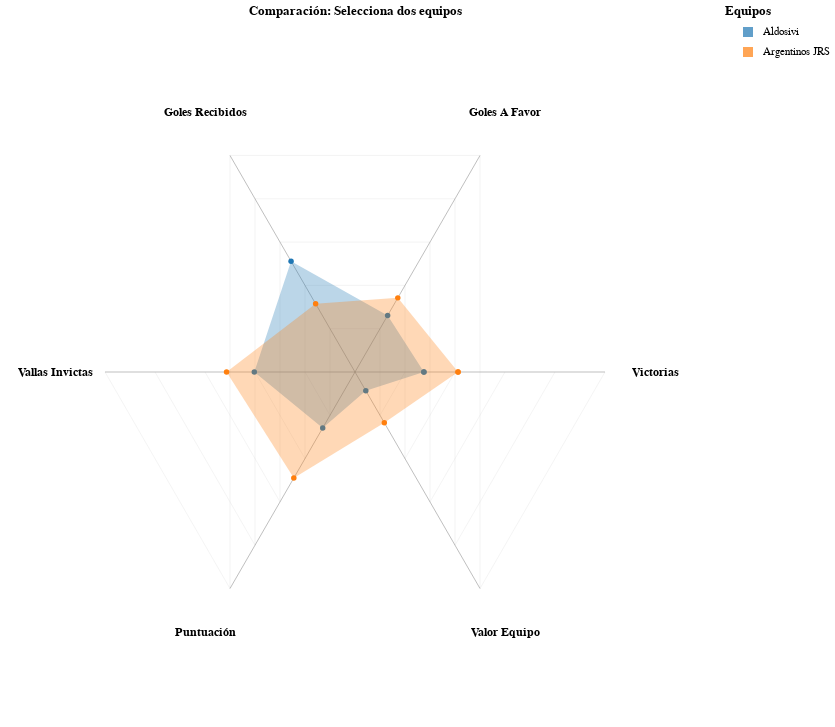

Write notebook code for a chart like this one.
### Markdown cell above
# Visualizacion 2-Comparación de métricas entre dos equipos

### Code cell
# Datos como local
local_metrics = df.groupby('Equipo_local').agg({
    'local_team_value': 'mean',
    'Victorias_local_en_casa_tasa_normalizada': 'mean',
    'Promedio_Goles_marcados_local_en_casa_normalizado': 'mean',
    'Promedio_Goles_recibidos_local_en_casa_normalizado': 'mean',
    'Valla_invicta_local_tasa_normalizada': 'mean',
    'Promedio_Puntuacion_total_local_normalizado': 'mean'
}).reset_index()

local_metrics.columns = [
    'Equipo', 'Valor', 'Victorias', 'Goles_Marcados',
    'Goles_Recibidos', 'Valla_Invicta', 'Puntuacion'
]

# Datos como visitante
visit_metrics = df.groupby('Equipo_visitante').agg({
    'visitante_team_value': 'mean',
    'Victorias_visitante_fuera_tasa_normalizada': 'mean',
    'Promedio_Goles_marcados_visitante_fuera_normalizado': 'mean',
    'Promedio_Goles_recibidos_visitante_fuera_normalizado': 'mean',
    'Valla_invicta_visitante_tasa_normalizada': 'mean',
    'Promedio_Puntuacion_total_visitante_normalizado': 'mean'
}).reset_index()

visit_metrics.columns = [
    'Equipo', 'Valor', 'Victorias', 'Goles_Marcados',
    'Goles_Recibidos', 'Valla_Invicta', 'Puntuacion'
]

# Combinar y promediar ambas condiciones
all_metrics = pd.concat([local_metrics, visit_metrics])
radar_data = all_metrics.groupby('Equipo').agg({
    'Valor': 'mean',
    'Victorias': 'mean',
    'Goles_Marcados': 'mean',
    'Goles_Recibidos': 'mean',
    'Valla_Invicta': 'mean',
    'Puntuacion': 'mean'
}).reset_index()

# Normalizar el valor del equipo a escala 0-1
radar_data['Valor_Norm'] = (radar_data['Valor'] - radar_data['Valor'].min()) / (
    radar_data['Valor'].max() - radar_data['Valor'].min()
)

radar_data = radar_data.dropna()

# Lista de equipos
equipos_disponibles = sorted(radar_data['Equipo'].unique().tolist())

# Preparar métricas (ahora todas normalizadas entre 0 y 1)
metrics = ['Victorias', 'Goles_Marcados', 'Goles_Recibidos', 'Valla_Invicta', 'Puntuacion', 'Valor_Norm']
metric_labels = ['Victorias', 'Goles A Favor', 'Goles Recibidos', 'Vallas Invictas', 'Puntuación', 'Valor Equipo']

# Crear datos en formato largo
radar_long = []
for _, row in radar_data.iterrows():
    for metric, label in zip(metrics, metric_labels):
        radar_long.append({
            'Equipo': row['Equipo'],
            'Metrica': label,
            'Valor': row[metric]
        })

radar_df = pd.DataFrame(radar_long)

# Calcular coordenadas polares
metric_order = {label: i for i, label in enumerate(metric_labels)}
radar_df['orden'] = radar_df['Metrica'].map(metric_order)
radar_df['angulo'] = (radar_df['orden'] / len(metric_labels)) * 2 * np.pi
radar_df['x'] = radar_df['Valor'] * np.cos(radar_df['angulo'])
radar_df['y'] = radar_df['Valor'] * np.sin(radar_df['angulo'])

# Cerrar el polígono para cada equipo
radar_df_closed = []
for equipo in radar_df['Equipo'].unique():
    equipo_data = radar_df[radar_df['Equipo'] == equipo].copy()
    first_point = equipo_data.iloc[0:1].copy()
    radar_df_closed.append(pd.concat([equipo_data, first_point]))

radar_df_closed = pd.concat(radar_df_closed, ignore_index=True)

# Crear datos auxiliares
axis_data = []
for label in metric_labels:
    orden = metric_order[label]
    angulo = (orden / len(metric_labels)) * 2 * np.pi
    axis_data.append({
        'Metrica': label,
        'x': 0, 'y': 0,
        'x2': np.cos(angulo),
        'y2': np.sin(angulo)
    })
axis_df = pd.DataFrame(axis_data)

label_data = []
for label in metric_labels:
    orden = metric_order[label]
    angulo = (orden / len(metric_labels)) * 2 * np.pi
    label_data.append({
        'Metrica': label,
        'x': 1.2 * np.cos(angulo),
        'y': 1.2 * np.sin(angulo)
    })
label_df = pd.DataFrame(label_data)

circle_data = []
for r in [0.2, 0.4, 0.6, 0.8, 1.0]:
    for i in range(len(metric_labels) + 1):
        angulo = (i / len(metric_labels)) * 2 * np.pi
        circle_data.append({
            'radio': r,
            'x': r * np.cos(angulo),
            'y': r * np.sin(angulo)
        })
circle_df = pd.DataFrame(circle_data)

# Crear selecciones de equipos
equipo1_select = alt.selection_point(
    name='equipo1',
    fields=['Equipo'],
    bind=alt.binding_select(
        options=[None] + equipos_disponibles,
        labels=['Seleccionar...'] + equipos_disponibles,
        name='Equipo 1: '
    ),
    value=[{'Equipo': equipos_disponibles[0]}]
)

equipo2_select = alt.selection_point(
    name='equipo2',
    fields=['Equipo'],
    bind=alt.binding_select(
        options=[None] + equipos_disponibles,
        labels=['Seleccionar...'] + equipos_disponibles,
        name='Equipo 2: '
    ),
    value=[{'Equipo': equipos_disponibles[1] if len(equipos_disponibles) > 1 else equipos_disponibles[0]}]
)

# Círculos de referencia
circles = alt.Chart(circle_df).mark_line(
    strokeWidth=0.5, stroke='lightgray', opacity=0.5
).encode(
    x=alt.X('x:Q', scale=alt.Scale(domain=[-1.4, 1.4]), axis=None),
    y=alt.Y('y:Q', scale=alt.Scale(domain=[-1.4, 1.4]), axis=None),
    detail='radio:Q'
)

# Ejes
axes = alt.Chart(axis_df).mark_rule(
    strokeWidth=1, stroke='gray', opacity=0.5
).encode(x='x:Q', y='y:Q', x2='x2:Q', y2='y2:Q')

# Labels
labels = alt.Chart(label_df).mark_text(
    fontSize=12, fontWeight='bold'
).encode(x='x:Q', y='y:Q', text='Metrica:N')

# Polígono Equipo 1
radar1 = alt.Chart(radar_df_closed).mark_line(
    point=True, strokeWidth=3, filled=True, opacity=0.3
).encode(
    x='x:Q', y='y:Q',
    order='orden:Q',
    color=alt.value('#1f77b4'), # Color for team 1
    tooltip=[
        alt.Tooltip('Equipo:N'),
        alt.Tooltip('Metrica:N'),
        alt.Tooltip('Valor:Q', format='.3f', title='Valor (0-1)')
    ]
).add_params(
    equipo1_select
).transform_filter(
    equipo1_select
)

# Polígono Equipo 2
radar2 = alt.Chart(radar_df_closed).mark_line(
    point=True, strokeWidth=3, filled=True, opacity=0.3
).encode(
    x='x:Q', y='y:Q',
    order='orden:Q',
    color=alt.value('#ff7f0e'), # Color for team 2
    tooltip=[
        alt.Tooltip('Equipo:N'),
        alt.Tooltip('Metrica:N'),
        alt.Tooltip('Valor:Q', format='.3f', title='Valor (0-1)')
    ]
).add_params(
    equipo2_select
).transform_filter(
    equipo2_select
)

# Create dynamic legend using text and square marks
legend_data = pd.DataFrame({
    'label': ['Equipo 1', 'Equipo 2'],
    'y_pos': [0, 1],
    'color': ['#1f77b4', '#ff7f0e']
})

legend_squares = alt.Chart(legend_data).mark_square(size=100).encode(
    y=alt.Y('y_pos:O', axis=None),
    color=alt.Color('color:N', scale=None),
    tooltip=alt.Tooltip('label:N')
)

legend_text = alt.Chart(legend_data).mark_text(align='left', baseline='middle', dx=15).encode(
    y=alt.Y('y_pos:O', axis=None),
    text=alt.Text('label:N'),
    color=alt.value('black') # Set text color to black
).transform_calculate(
    label="datum.label == 'Equipo 1' ? equipo1.Equipo : equipo2.Equipo" # Use calculated field for text based on selection
)


# Combine legend squares and text
legend = (legend_squares + legend_text).properties(title='Equipos')


# Combinar todo
radar_chart = (circles + axes + labels + radar1 + radar2).properties(
    width=700,
    height=700,
    title={
        'text': 'Comparación: Selecciona dos equipos',
    }
)

# Combine the radar chart with the legend
final_chart = alt.hconcat(radar_chart, legend).configure_view(strokeWidth=0)

final_chart

### Figure 1 — Vega specification as saved in the notebook (floating-point values rounded to 4 significant figures; data arrays with more than 128 entries replaced by an {"elided": "..."} marker saying what was removed)
{"$schema": "https://vega.github.io/schema/vega/v5.json", "data": [{"name": "_server_source_3", "values": {"elided": "273 records"}}, {"name": "_server_source_4", "values": {"elided": "273 records"}}, {"name": "_server_data_2", "values": [{"color": "#1f77b4", "label": "Equipo 1", "y_pos": 0}, {"color": "#ff7f0e", "label": "Equipo 2", "y_pos": 1}]}, {"name": "equipo1_store", "values": [{"unit": "view_71", "fields": [{"type": "E", "field": "Equipo"}], "values": ["Aldosivi"]}]}, {"name": "equipo2_store", "values": [{"unit": "view_72", "fields": [{"type": "E", "field": "Equipo"}], "values": ["Argentinos JRS"]}]}, {"name": "source_0", "values": [{"radio": 0.2, "x": 0.2, "y": 0.0}, {"radio": 0.2, "x": 0.1, "y": 0.1732}, {"radio": 0.2, "x": -0.1, "y": 0.1732}, {"radio": 0.2, "x": -0.2, "y": 2.449e-17}, {"radio": 0.2, "x": -0.1, "y": -0.1732}, {"radio": 0.2, "x": 0.1, "y": -0.1732}, {"radio": 0.2, "x": 0.2, "y": -4.899e-17}, {"radio": 0.4, "x": 0.4, "y": 0.0}, {"radio": 0.4, "x": 0.2, "y": 0.3464}, {"radio": 0.4, "x": -0.2, "y": 0.3464}, {"radio": 0.4, "x": -0.4, "y": 4.899e-17}, {"radio": 0.4, "x": -0.2, "y": -0.3464}, {"radio": 0.4, "x": 0.2, "y": -0.3464}, {"radio": 0.4, "x": 0.4, "y": -9.797e-17}, {"radio": 0.6, "x": 0.6, "y": 0.0}, {"radio": 0.6, "x": 0.3, "y": 0.5196}, {"radio": 0.6, "x": -0.3, "y": 0.5196}, {"radio": 0.6, "x": -0.6, "y": 7.348e-17}, {"radio": 0.6, "x": -0.3, "y": -0.5196}, {"radio": 0.6, "x": 0.3, "y": -0.5196}, {"radio": 0.6, "x": 0.6, "y": -1.47e-16}, {"radio": 0.8, "x": 0.8, "y": 0.0}, {"radio": 0.8, "x": 0.4, "y": 0.6928}, {"radio": 0.8, "x": -0.4, "y": 0.6928}, {"radio": 0.8, "x": -0.8, "y": 9.797e-17}, {"radio": 0.8, "x": -0.4, "y": -0.6928}, {"radio": 0.8, "x": 0.4, "y": -0.6928}, {"radio": 0.8, "x": 0.8, "y": -1.959e-16}, {"radio": 1.0, "x": 1.0, "y": 0.0}, {"radio": 1.0, "x": 0.5, "y": 0.866}, {"radio": 1.0, "x": -0.5, "y": 0.866}, {"radio": 1.0, "x": -1.0, "y": 1.225e-16}, {"radio": 1.0, "x": -0.5, "y": -0.866}, {"radio": 1.0, "x": 0.5, "y": -0.866}, {"radio": 1.0, "x": 1.0, "y": -2.449e-16}]}, {"name": "source_5", "values": [{"color": "#1f77b4", "label": "Equipo 1", "y_pos": 0}, {"color": "#ff7f0e", "label": "Equipo 2", "y_pos": 1}]}, {"name": "source_1", "values": [{"x": 0, "x2": 1.0, "y": 0, "y2": 0.0}, {"x": 0, "x2": 0.5, "y": 0, "y2": 0.866}, {"x": 0, "x2": -0.5, "y": 0, "y2": 0.866}, {"x": 0, "x2": -1.0, "y": 0, "y2": 1.225e-16}, {"x": 0, "x2": -0.5, "y": 0, "y2": -0.866}, {"x": 0, "x2": 0.5, "y": 0, "y2": -0.866}]}, {"name": "source_2", "values": [{"Metrica": "Victorias", "x": 1.2, "y": 0.0}, {"Metrica": "Goles A Favor", "x": 0.6, "y": 1.039}, {"Metrica": "Goles Recibidos", "x": -0.6, "y": 1.039}, {"Metrica": "Vallas Invictas", "x": -1.2, "y": 1.47e-16}, {"Metrica": "Puntuación", "x": -0.6, "y": -1.039}, {"Metrica": "Valor Equipo", "x": 0.6, "y": -1.039}]}, {"name": "source_3", "source": "_server_source_3", "transform": [{"type": "filter", "expr": "!length(data(\"equipo1_store\")) || vlSelectionTest(\"equipo1_store\", datum)"}, {"type": "project", "fields": ["Equipo", "Metrica", "Valor", "orden", "x", "y"]}]}, {"name": "data_0", "source": "source_3", "transform": [{"type": "filter", "expr": "isValid(datum[\"x\"]) && isFinite(+datum[\"x\"]) && isValid(datum[\"y\"]) && isFinite(+datum[\"y\"])"}, {"type": "project", "fields": ["Equipo", "Metrica", "Valor", "orden", "x", "y"]}]}, {"name": "source_4", "source": "_server_source_4", "transform": [{"type": "filter", "expr": "!length(data(\"equipo2_store\")) || vlSelectionTest(\"equipo2_store\", datum)"}, {"type": "project", "fields": ["Equipo", "Metrica", "Valor", "orden", "x", "y"]}]}, {"name": "data_1", "source": "source_4", "transform": [{"type": "filter", "expr": "isValid(datum[\"x\"]) && isFinite(+datum[\"x\"]) && isValid(datum[\"y\"]) && isFinite(+datum[\"y\"])"}, {"type": "project", "fields": ["Equipo", "Metrica", "Valor", "orden", "x", "y"]}]}, {"name": "data_2", "source": "_server_data_2", "transform": [{"type": "formula", "expr": "datum.label == 'Equipo 1' ? equipo1.Equipo : equipo2.Equipo", "as": "label"}, {"type": "project", "fields": ["label", "y_pos"]}]}, {"name": "source_5_concat_1_y_domain_y_pos_0", "values": [{"y_pos": 0}, {"y_pos": 1}]}, {"name": "data_2_concat_1_y_domain_y_pos_1", "source": "data_2", "transform": [{"type": "aggregate", "groupby": ["y_pos"], "fields": [], "ops": [], "as": []}, {"type": "formula", "expr": "datum['y_pos']", "as": "sort_field"}, {"type": "project", "fields": ["y_pos"]}]}], "signals": [{"name": "concat_0_width", "value": 700}, {"name": "concat_0_height", "value": 700}, {"name": "concat_1_width", "value": 20}, {"name": "concat_1_y_step", "value": 20}, {"name": "concat_1_height", "update": "bandspace(domain('concat_1_y').length, 1, 0.5) * concat_1_y_step"}, {"name": "equipo2_Equipo", "init": "\"Argentinos JRS\"", "bind": {"input": "select", "options": [null, "Aldosivi", "Argentinos JRS", "Arsenal Sarandi", "Atletico DE Rafaela", "Atletico Tucuman", "Banfield", "Barracas Central", "Belgrano Cordoba", "Boca Juniors", "Central Cordoba de Santiago", "Colon Santa Fe", "Crucero Del Norte", "Defensa Y Justicia", "Deportivo Riestra", "Estudiantes L.P.", "Gimnasia L.P.", "Godoy Cruz", "Huracan", "Independ. Rivadavia", "Independiente", "Instituto Cordoba", "Lanus", "Newells Old Boys", "Nueva Chicago", "Olimpo Bahia Blanca", "Patronato", "Platense", "Quilmes", "Racing Club", "River Plate", "Rosario Central", "San Lorenzo", "San Martin S.J.", "Sarmiento Junin", "Talleres Cordoba", "Temperley", "Tigre", "Union Santa Fe", "Velez Sarsfield"], "labels": ["Seleccionar...", "Aldosivi", "Argentinos JRS", "Arsenal Sarandi", "Atletico DE Rafaela", "Atletico Tucuman", "Banfield", "Barracas Central", "Belgrano Cordoba", "Boca Juniors", "Central Cordoba de Santiago", "Colon Santa Fe", "Crucero Del Norte", "Defensa Y Justicia", "Deportivo Riestra", "Estudiantes L.P.", "Gimnasia L.P.", "Godoy Cruz", "Huracan", "Independ. Rivadavia", "Independiente", "Instituto Cordoba", "Lanus", "Newells Old Boys", "Nueva Chicago", "Olimpo Bahia Blanca", "Patronato", "Platense", "Quilmes", "Racing Club", "River Plate", "Rosario Central", "San Lorenzo", "San Martin S.J.", "Sarmiento Junin", "Talleres Cordoba", "Temperley", "Tigre", "Union Santa Fe", "Velez Sarsfield"], "name": "Equipo 2: "}}, {"name": "unit", "value": {}, "on": [{"events": "pointermove", "update": "isTuple(group()) ? group() : unit"}]}, {"name": "equipo1_Equipo", "init": "\"Aldosivi\"", "bind": {"input": "select", "options": [null, "Aldosivi", "Argentinos JRS", "Arsenal Sarandi", "Atletico DE Rafaela", "Atletico Tucuman", "Banfield", "Barracas Central", "Belgrano Cordoba", "Boca Juniors", "Central Cordoba de Santiago", "Colon Santa Fe", "Crucero Del Norte", "Defensa Y Justicia", "Deportivo Riestra", "Estudiantes L.P.", "Gimnasia L.P.", "Godoy Cruz", "Huracan", "Independ. Rivadavia", "Independiente", "Instituto Cordoba", "Lanus", "Newells Old Boys", "Nueva Chicago", "Olimpo Bahia Blanca", "Patronato", "Platense", "Quilmes", "Racing Club", "River Plate", "Rosario Central", "San Lorenzo", "San Martin S.J.", "Sarmiento Junin", "Talleres Cordoba", "Temperley", "Tigre", "Union Santa Fe", "Velez Sarsfield"], "labels": ["Seleccionar...", "Aldosivi", "Argentinos JRS", "Arsenal Sarandi", "Atletico DE Rafaela", "Atletico Tucuman", "Banfield", "Barracas Central", "Belgrano Cordoba", "Boca Juniors", "Central Cordoba de Santiago", "Colon Santa Fe", "Crucero Del Norte", "Defensa Y Justicia", "Deportivo Riestra", "Estudiantes L.P.", "Gimnasia L.P.", "Godoy Cruz", "Huracan", "Independ. Rivadavia", "Independiente", "Instituto Cordoba", "Lanus", "Newells Old Boys", "Nueva Chicago", "Olimpo Bahia Blanca", "Patronato", "Platense", "Quilmes", "Racing Club", "River Plate", "Rosario Central", "San Lorenzo", "San Martin S.J.", "Sarmiento Junin", "Talleres Cordoba", "Temperley", "Tigre", "Union Santa Fe", "Velez Sarsfield"], "name": "Equipo 1: "}}, {"name": "equipo1", "update": "vlSelectionResolve(\"equipo1_store\", \"union\", true, true)"}, {"name": "equipo2", "update": "vlSelectionResolve(\"equipo2_store\", \"union\", true, true)"}], "marks": [{"type": "group", "name": "concat_0_group", "encode": {"update": {"height": {"signal": "concat_0_height"}, "width": {"signal": "concat_0_width"}}}, "signals": [{"name": "equipo1_tuple", "update": "equipo1_Equipo !== null ? {fields: equipo1_tuple_fields, values: [equipo1_Equipo]} : null"}, {"name": "equipo1_tuple_fields", "value": [{"type": "E", "field": "Equipo"}]}, {"name": "equipo1_modify", "on": [{"events": {"signal": "equipo1_tuple"}, "update": "modify(\"equipo1_store\", equipo1_tuple, true)"}]}, {"name": "equipo2_tuple", "update": "equipo2_Equipo !== null ? {fields: equipo2_tuple_fields, values: [equipo2_Equipo]} : null"}, {"name": "equipo2_tuple_fields", "value": [{"type": "E", "field": "Equipo"}]}, {"name": "equipo2_modify", "on": [{"events": {"signal": "equipo2_tuple"}, "update": "modify(\"equipo2_store\", equipo2_tuple, true)"}]}], "marks": [{"type": "group", "name": "concat_0_layer_0_pathgroup", "from": {"facet": {"data": "source_0", "name": "faceted_path_concat_0_layer_0_main", "groupby": ["radio"]}}, "encode": {"update": {"width": {"field": {"signal": null, "datum": null, "group": "width", "parent": null}}, "height": {"field": {"signal": null, "datum": null, "group": "height", "parent": null}}}}, "marks": [{"type": "line", "name": "concat_0_layer_0_marks", "from": {"data": "faceted_path_concat_0_layer_0_main"}, "sort": {"field": "x"}, "encode": {"update": {"y": {"field": "y", "scale": "concat_0_y"}, "opacity": {"value": 0.5}, "defined": {"signal": "isValid(datum[\"x\"]) && isFinite(+datum[\"x\"]) && isValid(datum[\"y\"]) && isFinite(+datum[\"y\"])"}, "stroke": {"value": "lightgray"}, "strokeWidth": {"value": 0.5}, "x": {"field": "x", "scale": "concat_0_x"}}}, "style": ["line"], "interactive": false}]}, {"type": "rule", "name": "concat_0_layer_1_marks", "from": {"data": "source_1"}, "encode": {"update": {"stroke": {"value": "gray"}, "opacity": {"value": 0.5}, "strokeWidth": {"value": 1}, "x": {"field": "x", "scale": "concat_0_x"}, "x2": {"field": "x2", "scale": "concat_0_x"}, "y": {"field": "y", "scale": "concat_0_y"}, "y2": {"field": "y2", "scale": "concat_0_y"}}}, "style": ["rule"], "interactive": false}, {"type": "text", "name": "concat_0_layer_2_marks", "from": {"data": "source_2"}, "encode": {"update": {"text": {"signal": "isValid(datum[\"Metrica\"]) ? datum[\"Metrica\"] : \"\"+datum[\"Metrica\"]"}, "align": {"value": "center"}, "baseline": {"value": "middle"}, "fontWeight": {"value": "bold"}, "fontSize": {"value": 12}, "fill": {"value": "black"}, "x": {"field": "x", "scale": "concat_0_x"}, "y": {"field": "y", "scale": "concat_0_y"}}}, "interactive": false, "style": ["text"]}, {"type": "line", "name": "view_71_marks", "from": {"data": "source_3"}, "sort": {"field": ["datum[\"orden\"]"], "order": ["ascending"]}, "encode": {"update": {"y": {"field": "y", "scale": "concat_0_y"}, "strokeWidth": {"value": 3}, "tooltip": {"signal": "{\"Equipo\": isValid(datum[\"Equipo\"]) ? datum[\"Equipo\"] : \"\"+datum[\"Equipo\"], \"Metrica\": isValid(datum[\"Metrica\"]) ? datum[\"Metrica\"] : \"\"+datum[\"Metrica\"], \"Valor (0-1)\": format(datum[\"Valor\"], \".3f\")}"}, "fill": {"value": "#1f77b4"}, "opacity": {"value": 0.3}, "defined": {"signal": "isValid(datum[\"x\"]) && isFinite(+datum[\"x\"]) && isValid(datum[\"y\"]) && isFinite(+datum[\"y\"])"}, "x": {"field": "x", "scale": "concat_0_x"}}}, "interactive": true, "style": ["line"]}, {"type": "symbol", "name": "concat_0_layer_3_layer_1_marks", "from": {"data": "data_0"}, "sort": {"field": ["datum[\"orden\"]"], "order": ["ascending"]}, "encode": {"update": {"fill": {"value": "#1f77b4"}, "y": {"field": "y", "scale": "concat_0_y"}, "tooltip": {"signal": "{\"Equipo\": isValid(datum[\"Equipo\"]) ? datum[\"Equipo\"] : \"\"+datum[\"Equipo\"], \"Metrica\": isValid(datum[\"Metrica\"]) ? datum[\"Metrica\"] : \"\"+datum[\"Metrica\"], \"Valor (0-1)\": format(datum[\"Valor\"], \".3f\")}"}, "opacity": {"value": 1}, "x": {"field": "x", "scale": "concat_0_x"}}}, "style": ["point"], "interactive": true}, {"type": "line", "name": "view_72_marks", "from": {"data": "source_4"}, "sort": {"field": ["datum[\"orden\"]"], "order": ["ascending"]}, "encode": {"update": {"tooltip": {"signal": "{\"Equipo\": isValid(datum[\"Equipo\"]) ? datum[\"Equipo\"] : \"\"+datum[\"Equipo\"], \"Metrica\": isValid(datum[\"Metrica\"]) ? datum[\"Metrica\"] : \"\"+datum[\"Metrica\"], \"Valor (0-1)\": format(datum[\"Valor\"], \".3f\")}"}, "defined": {"signal": "isValid(datum[\"x\"]) && isFinite(+datum[\"x\"]) && isValid(datum[\"y\"]) && isFinite(+datum[\"y\"])"}, "opacity": {"value": 0.3}, "fill": {"value": "#ff7f0e"}, "y": {"field": "y", "scale": "concat_0_y"}, "x": {"field": "x", "scale": "concat_0_x"}, "strokeWidth": {"value": 3}}}, "interactive": true, "style": ["line"]}, {"type": "symbol", "name": "concat_0_layer_4_layer_1_marks", "from": {"data": "data_1"}, "sort": {"field": ["datum[\"orden\"]"], "order": ["ascending"]}, "encode": {"update": {"opacity": {"value": 1}, "tooltip": {"signal": "{\"Equipo\": isValid(datum[\"Equipo\"]) ? datum[\"Equipo\"] : \"\"+datum[\"Equipo\"], \"Metrica\": isValid(datum[\"Metrica\"]) ? datum[\"Metrica\"] : \"\"+datum[\"Metrica\"], \"Valor (0-1)\": format(datum[\"Valor\"], \".3f\")}"}, "fill": {"value": "#ff7f0e"}, "x": {"field": "x", "scale": "concat_0_x"}, "y": {"field": "y", "scale": "concat_0_y"}}}, "style": ["point"], "interactive": true}], "title": {"text": "Comparación: Selecciona dos equipos", "frame": "group"}, "style": "cell"}, {"type": "group", "name": "concat_1_group", "encode": {"update": {"width": {"signal": "concat_1_width"}, "height": {"signal": "concat_1_height"}}}, "marks": [{"type": "symbol", "name": "concat_1_layer_0_marks", "from": {"data": "source_5"}, "encode": {"update": {"opacity": {"value": 0.7}, "size": {"value": 100}, "tooltip": {"signal": "isValid(datum[\"label\"]) ? datum[\"label\"] : \"\"+datum[\"label\"]"}, "y": {"field": "y_pos", "scale": "concat_1_y"}, "x": {"signal": "concat_1_width", "mult": 0.5}, "fill": {"field": "color"}, "shape": {"value": "square"}}}, "style": ["square"], "interactive": true}, {"type": "text", "name": "concat_1_layer_1_marks", "from": {"data": "data_2"}, "encode": {"update": {"text": {"signal": "isValid(datum[\"label\"]) ? datum[\"label\"] : \"\"+datum[\"label\"]"}, "y": {"field": "y_pos", "scale": "concat_1_y"}, "x": {"signal": "concat_1_width", "mult": 0.5}, "baseline": {"value": "middle"}, "align": {"value": "left"}, "dx": {"value": 15}, "fill": {"value": "black"}}}, "interactive": false, "style": ["text"]}], "title": {"text": "Equipos", "frame": "group"}, "style": "cell"}], "scales": [{"name": "concat_0_x", "type": "linear", "domain": [-1.4, 1.4], "range": [0, {"signal": "concat_0_width"}], "zero": true, "nice": true}, {"name": "concat_0_y", "type": "linear", "domain": [-1.4, 1.4], "range": [{"signal": "concat_0_height"}, 0], "nice": true, "zero": true}, {"name": "concat_1_y", "type": "point", "domain": {"fields": [{"data": "source_5_concat_1_y_domain_y_pos_0", "field": "y_pos"}, {"data": "data_2_concat_1_y_domain_y_pos_1", "field": "y_pos"}], "sort": true}, "range": {"step": {"signal": "concat_1_y_step"}}, "padding": 0.5}], "background": "white", "layout": {"padding": 20, "bounds": "full", "align": "each"}, "config": {"style": {"cell": {"strokeWidth": 0}}}, "padding": 5}
